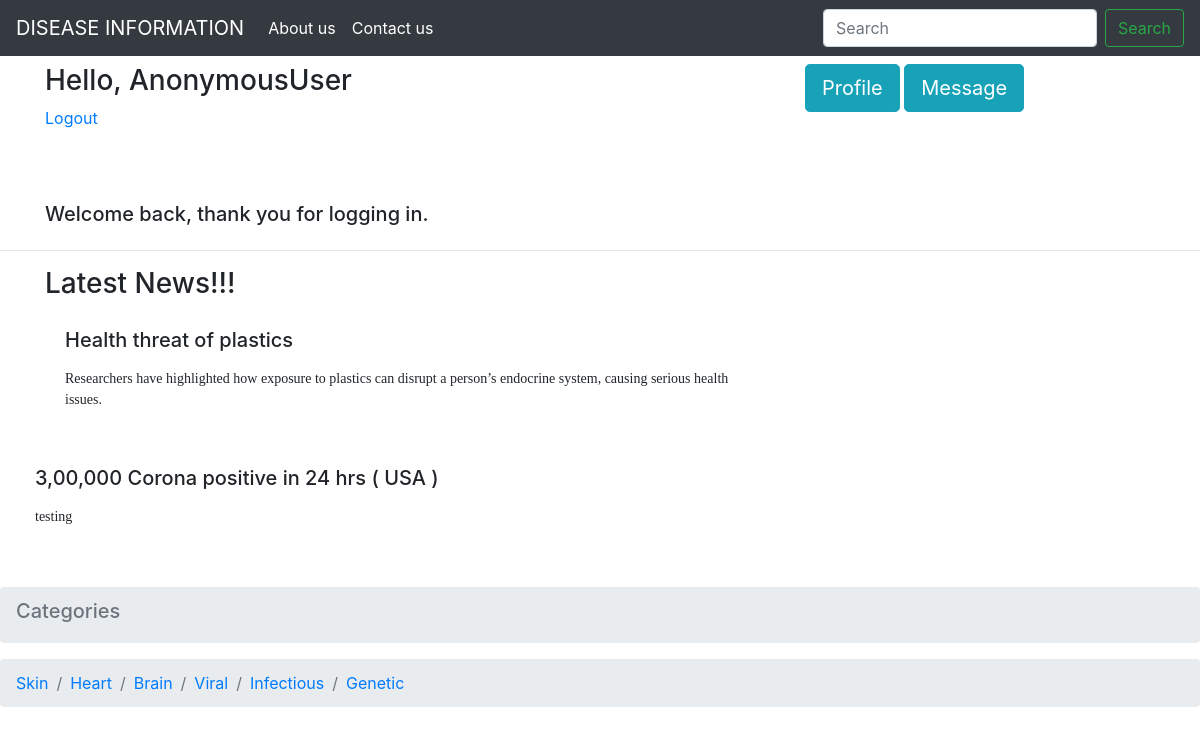
Screenshot of /welcome with the database file from the repository.
### home/models.py (models this page shows, shortened)
class News(models.Model):
    title=models.CharField(max_length=50,default="")
    content=models.TextField(max_length=100,default="")
    date=models.DateField()

### home/views.py (the view)
# urls.py: path('welcome',views.welcome,name="welcome"),
def welcome(request):
    allnewss = News.objects.all()
    param = {'allnewss': allnewss}
    return render(request, 'welcome.html', param)

### templates/welcome.html (shortened to what this page needs)
{%extends 'base.html'%}
{%block body%}
<div class="container my-2">
<div class="row">
  <div class="col-sm-8">
      <h3> Hello, {{request.user}}</h3><a href="{% url 'logout' %}">Logout</a><br>
        <br><br><br>
      <h5>Welcome back, thank you for logging in.</h5>
  </div>
    <div class="col">
  <button class="btn btn-info btn-lg" type="button">Profile</button>
  <button type="button" class="btn btn-info btn-lg" data-toggle="modal" data-target="#exampleModal">Message</button>
        </div></div></div>
<hr>
<div class="container">
    <h3>Latest News!!!</h3>
    <marquee><div class="row">
         {%for news in allnewss%}
    <div class="col-md-8">
      <div class="card-body">
        <h5 class="card-title">{{news.title}}</h5>
          <p class="card-text" ><pre style="white-space: pre-wrap; word-break: keep-all;font-family:verdana;">{{news.content}}</pre></p>
      </div>
    </div></div></div></div>
         {%endfor%}
<br>
   <ol class="breadcrumb">
     <li class="breadcrumb-item active" aria-current="page"><h5>Categories</h5></li>
  </ol>
<ol class="breadcrumb">
    <li class="breadcrumb-item"><a href="/disease">Skin</a></li>
        <li class="breadcrumb-item"><a href="#">Heart</a></li>
            <li class="breadcrumb-item"><a href="/home1">Brain</a></li>
    <li class="breadcrumb-item"><a href="#">Viral</a></li>
    <li class="breadcrumb-item"><a href="#">Infectious</a></li>
    <li class="breadcrumb-item"><a href="#">Genetic</a></li>
  </ol>
{%endblock body%}

### rows the page displays
News: title "Health threat of plastics", content "Researchers have highlighted how exposure to plastics can disrupt a person’s endocrine system, causing serious health issues."
News: title "3,00,000 Corona positive in 24 hrs ( USA )", content "testing"

### other values shown
{{ request.user }} "AnonymousUser"
